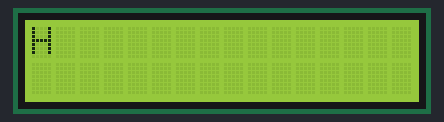
A sketch run on a simulated Arduino Uno, built with avr-gcc and run on an emulated ATmega328P. Parts: 16×2 character LCD.

Above: at 0.1 s.
At 1.1 s:
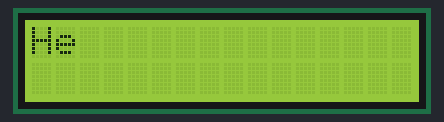
At 2.1 s:
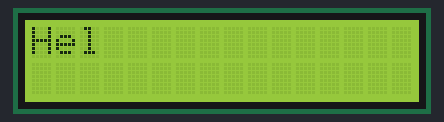
At 5.1 s:
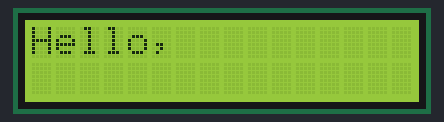
At 9.1 s:
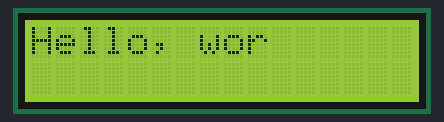
At 13.1 s:
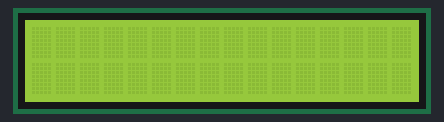

The sketch:

lcd.ino
```cpp
#include <Wire.h>                        // i2C 통신을 위한 라이브러리
#include <LiquidCrystal_I2C.h>        // LCD 1602 I2C용 라이브러리
LiquidCrystal_I2C lcd(0x27,16,2);     // 접근주소: 0x3F or 0x27

void setup() {
  // put your setup code here, to run once:
  lcd.init();

  lcd.backlight();
}

char str[] = "Hello, world!";
int index = 0;

void loop() {
  lcd.print(str[index]);

  index++;

  if (index == strlen(str) + 1) {
    index = 0;
    lcd.clear();
  }

  delay(1000);
}
```

Measured:
- by itself, everything shown: repeats every 14.0 s, in 13 steps
- what the display in image 1 shows lasts 1.0 s, from 1.1 s to 2.1 s
- what the display in image 3 shows lasts 2.0 s, from 5.1 s to 7.1 s
